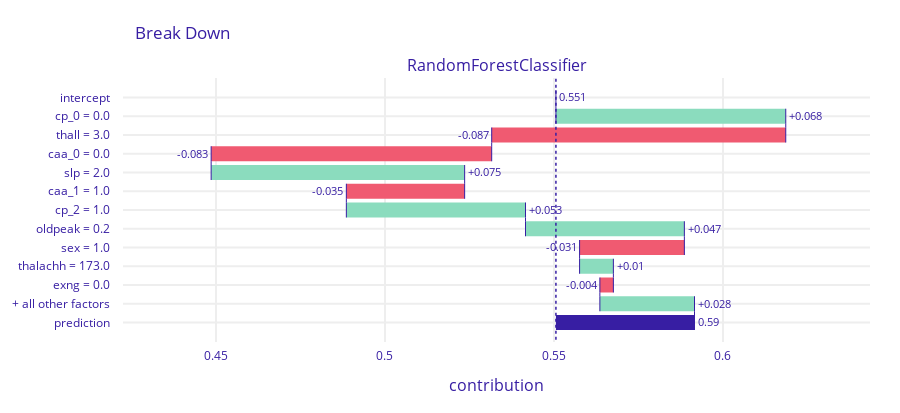
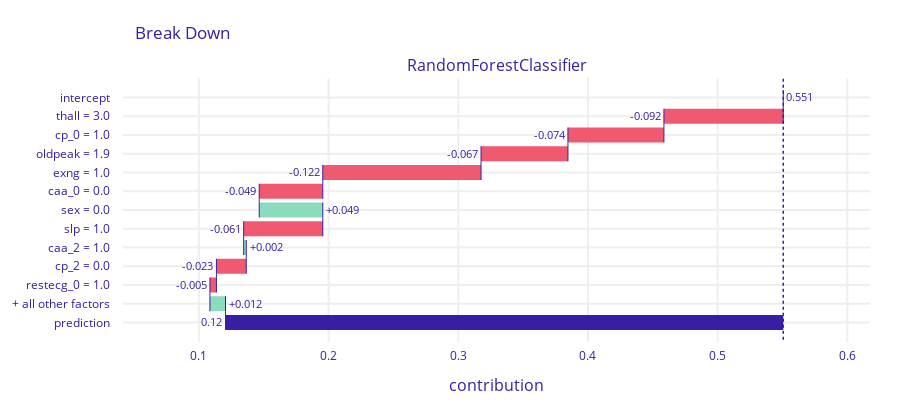

Notebook code cell kept with these figures, in order:
### Markdown cell above
## 6.

### Code cell
_ = plot_explain(2, method='both'), plot_explain(3, method='both')

### Figure 1 — Plotly figure (JSON) as saved in the notebook; plotly's stock layout.template omitted (floating-point values rounded to 4 significant figures)
{"data": [{"base": 0.5506, "connector": {"line": {"color": "#371ea3", "dash": "solid", "width": 1}, "mode": "spanning"}, "decreasing": {"marker": {"color": "#f05a71"}}, "hoverinfo": "text+delta", "hoverlabel": {"bgcolor": "rgba(0,0,0,0.8)"}, "hovertext": ["Average response: 0.551<br>Prediction: 0.59", "cp_0 = 0.0<br>increases average response by", "thall = 3.0<br>decreases average response by", "caa_0 = 0.0<br>decreases average response by", "slp = 2.0<br>increases average response by", "caa_1 = 1.0<br>decreases average response by", "cp_2 = 1.0<br>increases average response by", "oldpeak = 0.2<br>increases average response by", "sex = 1.0<br>decreases average response by", "thalachh = 173.0<br>increases average response by", "exng = 0.0<br>decreases average response by", "+ all other factors<br>increases average response by", "Average response: 0.551<br>Prediction: 0.59"], "increasing": {"marker": {"color": "#8bdcbe"}}, "measure": ["relative", "relative", "relative", "relative", "relative", "relative", "relative", "relative", "relative", "relative", "relative", "relative", "total"], "orientation": "h", "showlegend": false, "text": ["0.551", "+0.068", "-0.087", "-0.083", "+0.075", "-0.035", "+0.053", "+0.047", "-0.031", "+0.01", "-0.004", "+0.028", "0.59"], "textposition": "outside", "totals": {"marker": {"color": "#371ea3"}}, "x": [0.0, 0.068, -0.087, -0.083, 0.075, -0.035, 0.053, 0.047, -0.031, 0.01, -0.004, 0.028, 0.039], "y": ["intercept", "cp_0 = 0.0", "thall = 3.0", "caa_0 = 0.0", "slp = 2.0", "caa_1 = 1.0", "cp_2 = 1.0", "oldpeak = 0.2", "sex = 1.0", "thalachh = 173.0", "exng = 0.0", "+ all other factors", "prediction"], "type": "waterfall", "xaxis": "x", "yaxis": "y"}], "layout": {"xaxis": {"anchor": "y", "domain": [0.0, 1.0], "type": "linear", "gridwidth": 2, "zeroline": false, "automargin": true, "ticks": "outside", "tickcolor": "white", "ticklen": 3, "fixedrange": true, "range": [0.4225, 0.6435]}, "yaxis": {"anchor": "x", "domain": [0.0, 1.0], "type": "category", "autorange": "reversed", "gridwidth": 2, "automargin": true, "ticks": "outside", "tickcolor": "white", "ticklen": 10, "fixedrange": true}, "annotations": [{"font": {"size": 16}, "showarrow": false, "text": "RandomForestClassifier", "x": 0.5, "xanchor": "center", "xref": "paper", "y": 1.0, "yanchor": "bottom", "yref": "paper"}, {"font": {"size": 16}, "showarrow": false, "text": "contribution", "x": 0.5, "xanchor": "center", "xref": "paper", "y": 0, "yanchor": "top", "yref": "paper", "yshift": -30}], "shapes": [{"line": {"color": "#371ea3", "dash": "dot", "width": 1.5}, "type": "line", "x0": 0.5506, "x1": 0.5506, "xref": "x", "y0": -1, "y1": 13, "yref": "y"}], "title": {"text": "Break Down", "x": 0.15}, "font": {"color": "#371ea3"}, "margin": {"t": 78, "b": 71, "r": 30}, "height": 413.0}}

### Figure 2 — Plotly figure (JSON) as saved in the notebook; plotly's stock layout.template omitted (floating-point values rounded to 4 significant figures)
{"data": [{"base": 0.5506, "connector": {"line": {"color": "#371ea3", "dash": "solid", "width": 1}, "mode": "spanning"}, "decreasing": {"marker": {"color": "#f05a71"}}, "hoverinfo": "text+delta", "hoverlabel": {"bgcolor": "rgba(0,0,0,0.8)"}, "hovertext": ["Average response: 0.551<br>Prediction: 0.12", "thall = 3.0<br>decreases average response by", "cp_0 = 1.0<br>decreases average response by", "oldpeak = 1.9<br>decreases average response by", "exng = 1.0<br>decreases average response by", "caa_0 = 0.0<br>decreases average response by", "sex = 0.0<br>increases average response by", "slp = 1.0<br>decreases average response by", "caa_2 = 1.0<br>increases average response by", "cp_2 = 0.0<br>decreases average response by", "restecg_0 = 1.0<br>decreases average response by", "+ all other factors<br>increases average response by", "Average response: 0.551<br>Prediction: 0.12"], "increasing": {"marker": {"color": "#8bdcbe"}}, "measure": ["relative", "relative", "relative", "relative", "relative", "relative", "relative", "relative", "relative", "relative", "relative", "relative", "total"], "orientation": "h", "showlegend": false, "text": ["0.551", "-0.092", "-0.074", "-0.067", "-0.122", "-0.049", "+0.049", "-0.061", "+0.002", "-0.023", "-0.005", "+0.012", "0.12"], "textposition": "outside", "totals": {"marker": {"color": "#371ea3"}}, "x": [0.0, -0.092, -0.074, -0.067, -0.122, -0.049, 0.049, -0.061, 0.002, -0.023, -0.005, 0.012, -0.431], "y": ["intercept", "thall = 3.0", "cp_0 = 1.0", "oldpeak = 1.9", "exng = 1.0", "caa_0 = 0.0", "sex = 0.0", "slp = 1.0", "caa_2 = 1.0", "cp_2 = 0.0", "restecg_0 = 1.0", "+ all other factors", "prediction"], "type": "waterfall", "xaxis": "x", "yaxis": "y"}], "layout": {"xaxis": {"anchor": "y", "domain": [0.0, 1.0], "type": "linear", "gridwidth": 2, "zeroline": false, "automargin": true, "ticks": "outside", "tickcolor": "white", "ticklen": 3, "fixedrange": true, "range": [0.04155, 0.6175]}, "yaxis": {"anchor": "x", "domain": [0.0, 1.0], "type": "category", "autorange": "reversed", "gridwidth": 2, "automargin": true, "ticks": "outside", "tickcolor": "white", "ticklen": 10, "fixedrange": true}, "annotations": [{"font": {"size": 16}, "showarrow": false, "text": "RandomForestClassifier", "x": 0.5, "xanchor": "center", "xref": "paper", "y": 1.0, "yanchor": "bottom", "yref": "paper"}, {"font": {"size": 16}, "showarrow": false, "text": "contribution", "x": 0.5, "xanchor": "center", "xref": "paper", "y": 0, "yanchor": "top", "yref": "paper", "yshift": -30}], "shapes": [{"line": {"color": "#371ea3", "dash": "dot", "width": 1.5}, "type": "line", "x0": 0.5506, "x1": 0.5506, "xref": "x", "y0": -1, "y1": 13, "yref": "y"}], "title": {"text": "Break Down", "x": 0.15}, "font": {"color": "#371ea3"}, "margin": {"t": 78, "b": 71, "r": 30}, "height": 413.0}}
